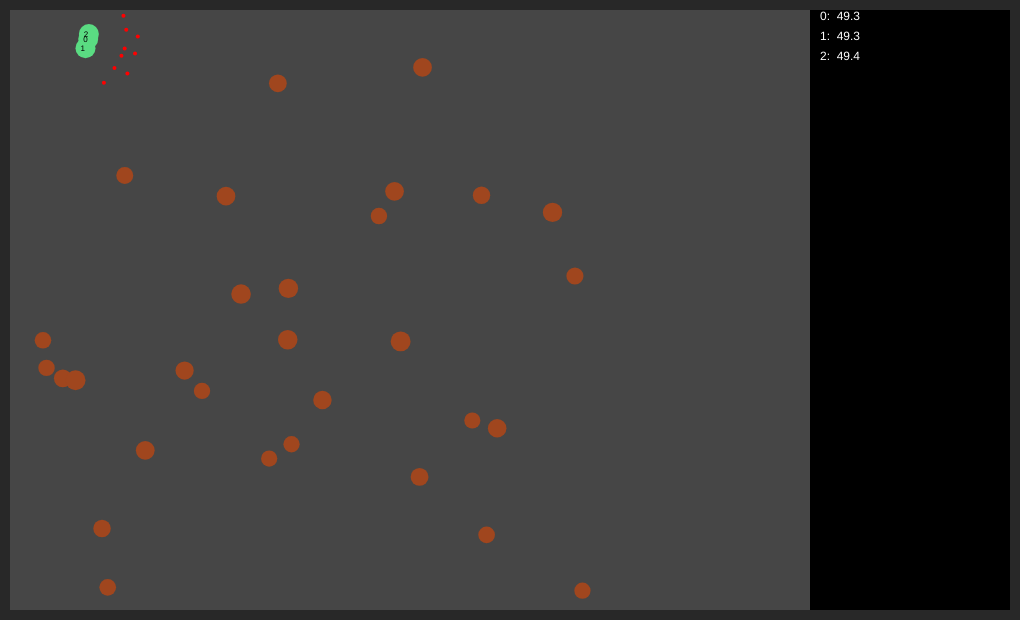
Frame 1 (no input)
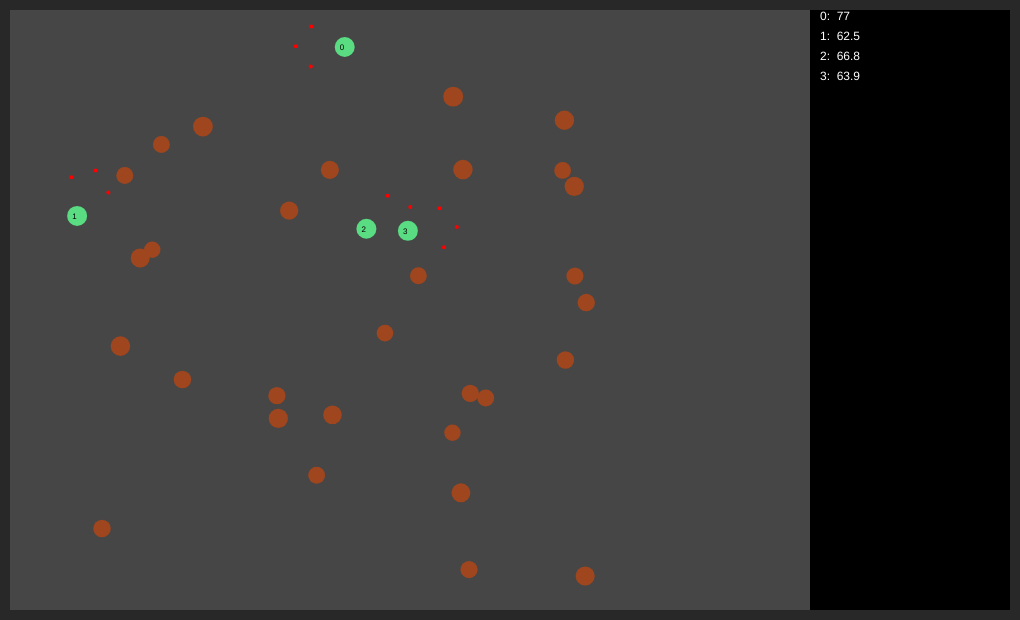
Frame 60 (no input)
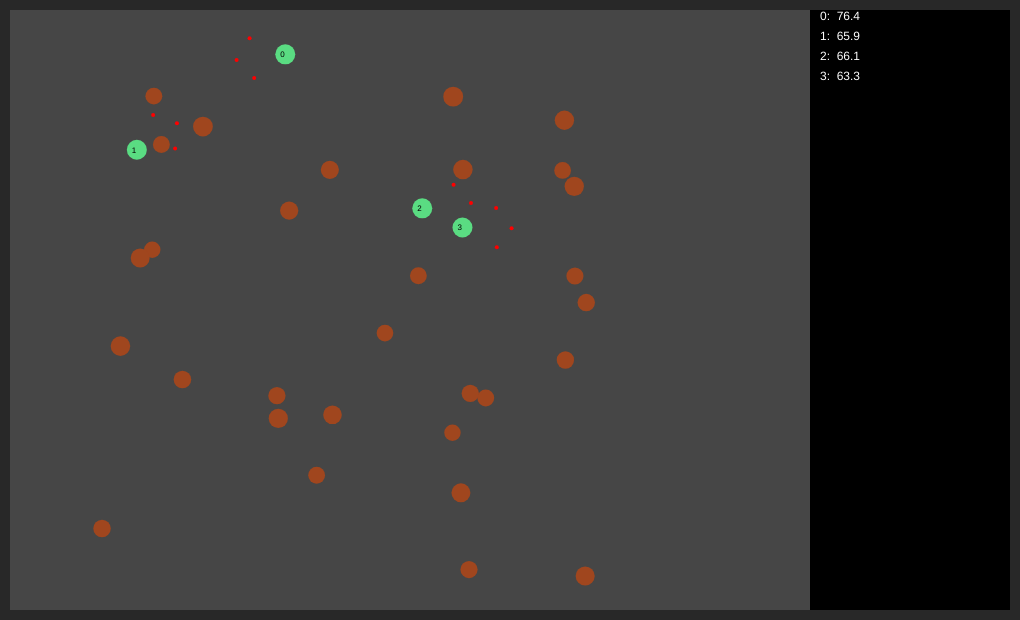
Frame 120 (the mouse pressed at the canvas centre since frame 60)

The p5.js sketch that drew these frames (run headless with seeded random() and noise() and a simulated clock; from frame 60 on, the mouse is pressed at the canvas centre):

// p5.js sketch
// ── sketch.js
var border = 10;
var width = 1000;
var height = 600;
var cubes = [];
var caali = [];
var foods = [];
var cubeCount = 0;
var nutrition = 0.3;
var foodCount = 30;
var i;
var j;
var k;

function setup() {
    
    createCanvas(1000 + 2 * border, 600 + 2 * border);
    frameRate(60);
//    cubes[0] = new Cube();
//    cubes[0].x = 60 + border;
//    cubes[0].y = 100 + border;
//    cubes[0].w = 20;
//    cubes[0].h = 200
//    cubes[1] = new Cube();
//    cubes[1].x = 150 + border;
//    cubes[1].y = 280 + border;
//    cubes[1].w = 300;
//    cubes[1].h = 20;
//    cubes[2] = new Cube();
//    cubes[2].x = 350 + border;
//    cubes[2].y = 200 + border;
//    cubes[2].w = 20;
//    cubes[2].h = 400
//    cubes[3] = new Cube();
//    cubes[3].x = 200 + border;
//    cubes[3].y = 500 + border;
//    cubes[3].w = 400;
//    cubes[3].h = 40;
    
    for (i=0; i<3; i++) {
        caali[i] = new Caalis();
    }
    for (i = 0; i < foodCount; i++){
        foods[i] = new Food();
        foods[i].x = random(border + foods[i].size, 600 + border - foods[i].size);
        foods[i].y = random(border + foods[i].size, 600 + border - foods[i].size);
    }
    
}

function draw() {
    noStroke();
    background(70);
    fill(0);
    rect(800 + border, border, 200, 600);
    fill(40);
    rect(0, 0, 1000 + 2 * border,border);
    rect(0, 600+border,1000 + 2 * border, border);
    rect(0, border, border, 600);
    rect(1000 + border, border, border, 600);
    
//    for (i = 0; i < cubeCount; i++) {
//        cubes[i].draw();
//    }
//    

    if (frameCount % 20 == 0 && foods.length < foodCount) {
        var newFood = new Food();
        newFood.x = random(border + newFood.size, 600 + border - newFood.size);
        newFood.y = random(border + newFood.size, 600 + border - newFood.size);
        foods.push(newFood);
    }
    
   
    for (i = 0; i < caali.length; i++) {
        if (caali.length>39) console.log(i); 
        caali[i].see();
        caali[i].think();
        caali[i].update();
        caali[i].draw();
    }
    
    foods.forEach (function (food) {
        food.draw();
    })
    
    for (i = 0; i < caali.length; i++) {
        fill(255);
        textSize(12);
        if (i<30) {
            text (i + ":  " + Math.round(caali[i].energy*10)/10, 820,20 + i * 20);
        }
        else {
            text (i + ":  " + Math.round(caali[i].energy*10)/10, 880,20 + (i-30) * 20);
        }
        fill(0);
        textSize(8);
        text (i, caali[i].x-5, caali[i].y+3);
    }
    
    
    var kaqs = 0;
    //DEBUG TEST TONY DELETE WHEN DONE                                      //DEBUG TEST TONY
    if (!mouseIsPressed) {
        for (kaqs = 0; kaqs < 60; kaqs++) {
            noStroke();
            background(70);
            fill(0);
            rect(800 + border, border, 200, 600);
            fill(40);
            rect(0, 0, 1000 + 2 * border,border);
            rect(0, 600+border,1000 + 2 * border, border);
            rect(0, border, border, 600);
            rect(1000 + border, border, border, 600);

        //    for (i = 0; i < cubeCount; i++) {
        //        cubes[i].draw();
        //    }
        //    
            if ((kaqs == 19 || kaqs == 39 || kaqs == 59) && foods.length < foodCount) {
                var newFood = new Food();
                newFood.x = random(border + newFood.size, 600 + border - newFood.size);
                newFood.y = random(border + newFood.size, 600 + border - newFood.size);
                foods.push(newFood);
            }


            for (i = 0; i < caali.length; i++) {
                if (caali.length>39) console.log(i); 
                caali[i].see();
                caali[i].think();
                caali[i].update();
                caali[i].draw();
            }

            foods.forEach (function (food) {
                food.draw();
            })

            for (i = 0; i < caali.length; i++) {
                fill(255);
                textSize(12);
                if (i<30) {
                    text (i + ":  " + Math.round(caali[i].energy*10)/10, 820,20 + i * 20);
                }
                else {
                    text (i + ":  " + Math.round(caali[i].energy*10)/10, 880,20 + (i-30) * 20);
                }
                fill(0);
                textSize(8);
                text (i, caali[i].x-5, caali[i].y+3);
            }
        }
    }
    
}

function Caalis() {
    this.x = 30;
    this.y = 30;
    this.rot = 0;
    this.speed = 1;
    this.rotspeed = 2;
    this.state = 0;
    this.randomturn = 0;
    this.stateDecay = 0;
    this.energy = 50;
    
    this.eyes = [];
    this.eyes[0] = new Eye();
    this.eyes[0].offset = 40;
    this.eyes[0].rotoffset = 30;
    
    this.eyes[1] = new Eye();
    this.eyes[1].offset = 40;
    this.eyes[1].rotoffset = -30;
    
    this.eyes[2] = new Eye();
    this.eyes[2].offset = 50;
    this.eyes[2].rotoffset = 0;
    
    this.think = function () {
        if (this.state == 0) {                                          //State 0: Standart wandering behaviour
            
            if (this.eyes[0].seesfood && !this.eyes[1].seesfood) {
                this.turn(this.rotspeed);
                this.randomturn = 0;
                this.move(this.speed);
                this.state = 3;
                this.stateDecay = 20;
            }
            else if (this.eyes[1].seesfood && !this.eyes[0].seesfood) {
                this.turn(-this.rotspeed);
                this.randomturn = 0;
                this.move(this.speed);
                this.state = 3;
                this.stateDecay = 20;
            }
            else if (this.eyes[2].seesfood) {
                this.stateDecay = 25;
                this.state = 3;
            }
            
            else if (this.eyes[0].seeswall && !this.eyes[1].seeswall) {
                this.turn(-this.rotspeed);
                this.randomturn = random(-this.rotspeed/3, 0);
            }
            else if (this.eyes[1].seeswall && !this.eyes[0].seeswall) {
                this.turn(this.rotspeed);
                this.randomturn = random(0, this.rotspeed/3);
            }
            else if (this.eyes[0].seeswall && this.eyes[1].seeswall){
                if (random(-1,1) > 0) {
                    this.state = 1;
                }
                else {
                    this.state = 2;
                }
            }
            else {
                this.move(this.speed);
                if (random(0,1) < 0.01) {
                    this.randomturn = random (-this.rotspeed / 3, this.rotspeed / 3);
                }
                this.turn(this.randomturn);
            }
        }
        
        
        else if (this.state == 1) {                                 //State 1: Turn left until no wall seen
            if (this.eyes[0].seeswall || this.eyes[1].seeswall) {
                this.turn(this.rotspeed);
            }
            else {
                this.state = 0;
            }
        }
        
        
        else if (this.state == 2) {                                 //State 2: Turn right until no wall seen
            if (this.eyes[0].seeswall || this.eyes[1].seeswall) {
                this.turn(-this.rotspeed);
            }
            else {
                this.state = 0;
            }
        }
        
        
        else if (this.state == 3) {                                 //State 3: Run for food until stateDecay==0
            if (this.eyes[0].seesfood && !this.eyes[1].seesfood) {
                this.turn(this.rotspeed);
            }
            else if (this.eyes[1].seesfood && !this.eyes[0].seesfood) {
                this.turn(-this.rotspeed);
            }
            this.randomturn = 0;
            this.move(this.speed*2);
            this.stateDecay--;
            if (this.stateDecay == 0 || this.eyes[0].seeswall || this.eyes[1].seeswall) {
                this.state = 0;
            }
            
        }
        
        else if (this.state == 4) {     
            this.stateDecay--;
            if (this.stateDecay == 0) {
                this.state = 0;
                this.split();
            }
        }
        
    }
    
    this.see = function () {
        for (k = 0; k < this.eyes.length; k++) {
            this.eyes[k].x = this.x + Math.cos(radians(this.rot + this.eyes[k].rotoffset)) * this.eyes[k].offset;
            this.eyes[k].y = this.y + Math.sin(radians(this.rot + this.eyes[k].rotoffset)) * this.eyes[k].offset;
            this.eyes[k].see();
        }
    }
    
    this.draw = function () {
        
        fill(90, 220, 130);
        ellipse(this.x, this.y, 20);
        for (k = 0; k < this.eyes.length; k++) {
            fill(255, 0, 0);

            if (this.eyes[k].seeswall) {
                fill(0, 255, 0);
            }  
            if (this.eyes[k].seesfood) {
                fill(0, 0, 255);
            }

            ellipse(this.eyes[k].x, this.eyes[k].y, 4, 4);
        }
    }
    
    this.move = function (spd) {
        this.x += Math.cos(radians(this.rot)) * spd;
        this.y += Math.sin(radians(this.rot)) * spd;
        this.energy-=Math.pow(spd,2) * 0.01;
    }
    
    this.turn = function (rotspd) {
        this.rot += rotspd;
        this.energy-=Math.abs(rotspd)*0.005;
        if (this.rot >= 360) {
            this.rot -= 360;
        }
        else if (this.rot < 0) {
            this.rot += 360;
        }
    }
    
    this.update = function () {
        for (j = 0; j < foods.length; j++) {
            if (Math.sqrt(Math.pow(foods[j].x - this.x, 2) + Math.pow(foods[j].y - this.y, 2)) < foods[j].size/2 + 10) {
                this.energy += foods[j].size * nutrition;
                foods[j].respawn();                                 //Food eating energy gain
                if (this.energy > 100) {
                    this.energy -= 50;                                  //TODO Splitting behaviour
                    this.stateDecay = 60;
                    this.state = 4;
                }
            }
        }
        if (this.energy <= 0) {
            caali.splice(i, 1);
            if(i == caali.length && i != 0){
                i--;
            }
        }
    }
    
    this.split = function () {
        this.child = new Caalis();
        this.child.x = this.x;
        this.child.y = this.y;
        this.child.speed = this.speed + random(-0.1, 0.1);
        this.child.rotspeed = this.rotspeed + random(-0.1, 0.1);
        this.child.eyes[0].offset = this.eyes[0].offset + random(-1, 1);
        this.child.eyes[1].offset = this.eyes[1].offset + random(-1, 1);
        this.child.eyes[2].offset = this.eyes[2].offset + random(-1, 1);
        this.child.eyes[0].rotoffset = this.eyes[0].rotoffset + random(-2,2);
        this.child.eyes[1].rotoffset = this.eyes[1].rotoffset + random(-2,2);
        this.child.eyes[2].rotoffset = this.eyes[2].rotoffset + random(-2,2);
        this.child.rot = this.rot + 180;
        caali[caali.length] = this.child;
    }
}

function Cube() {
    
    this.x = 200;
    this.y = 200;
    this.w = 100;
    this.h = 100;
    this.draw = function () {
        fill(200);
        rect(this.x - this.w / 2, this.y - this.h / 2, this.w, this.h);
    }
}

function Food() {
    this.x = 300;
    this.y = 350;
    this.size = 16 + random(0, 4);
    
    this.draw = function () {
        fill(160, 70, 30);
        ellipse(this.x, this.y, this.size);
    }
    
    this.respawn = function () {
//        this.x = random(border + this.size, 600 + border - this.size);
//        this.y = random(border + this.size, 600 + border - this.size);
        foods.splice(j, 1);
    }
}

function Eye() {
    this.x = 0;
    this.y = 0;
    this.offset = 10;
    this.rotoffset = 0;
    this.seeswall = false;
    this.seesfood = false;
    
    this.see = function () {
        
        this.seeswall = false;
        this.seesfood = false;
        for (j = 0; j < cubeCount; j++) {
            if (Math.abs(cubes[j].x - this.x) < cubes[j].w / 2 + 2 && Math.abs(cubes[j].y - this.y) < cubes[j].h / 2 + 2) {
                this.seeswall = true;
                break;
            }
        }
        
        for (j = 0; j < foods.length; j++) {
            if (Math.sqrt(Math.pow(foods[j].x - this.x, 2) + Math.pow(foods[j].y - this.y, 2)) < foods[j].size/2 + 2) {
                this.seesfood = true;
                break;
            }
        }
        
        
        
        if (!this.seeswall && (this.x < border + 2 || this.x > 800 + border - 2 || this.y < border + 2 || this.y > height - border - 2)) {
            this.seeswall = true;
        }
    }
}
